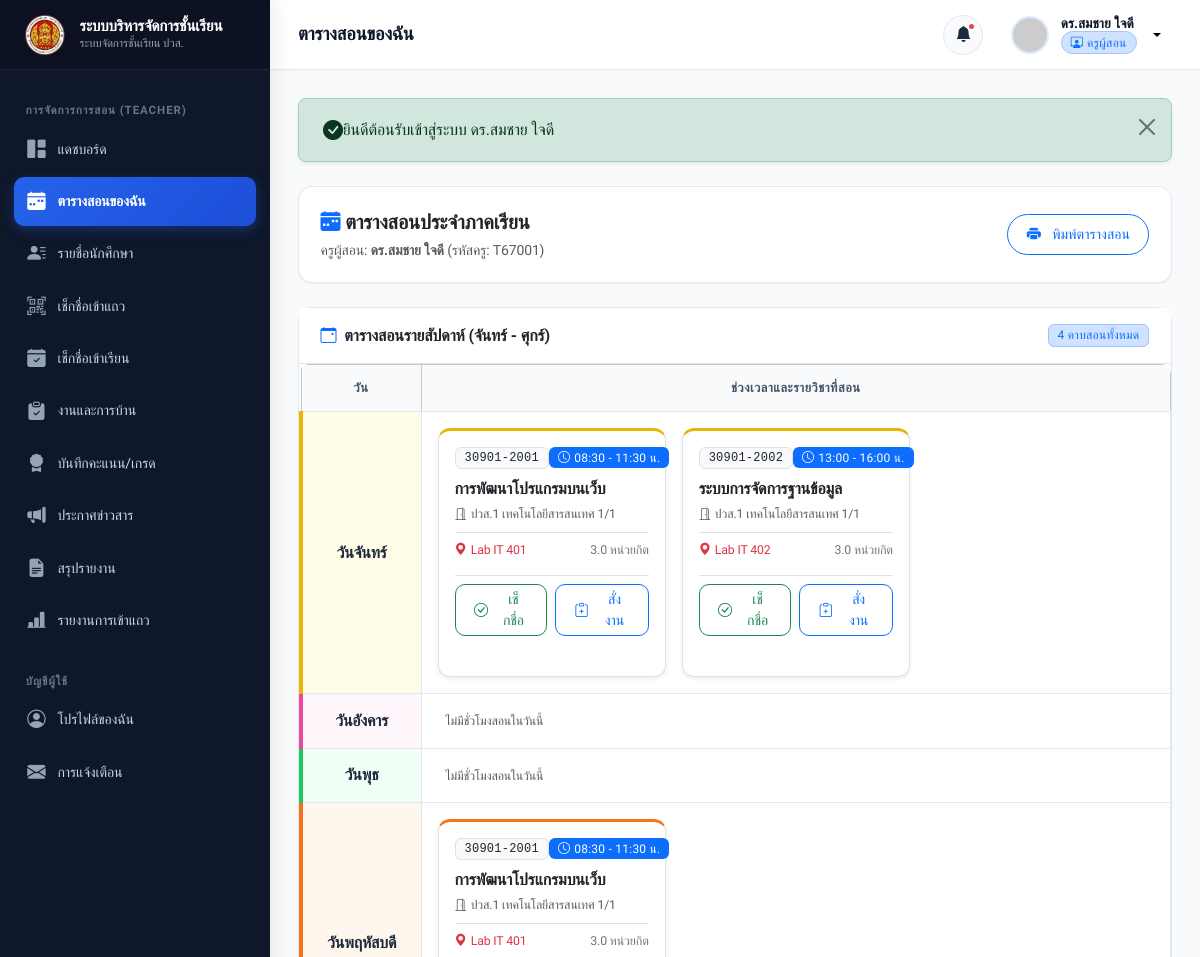
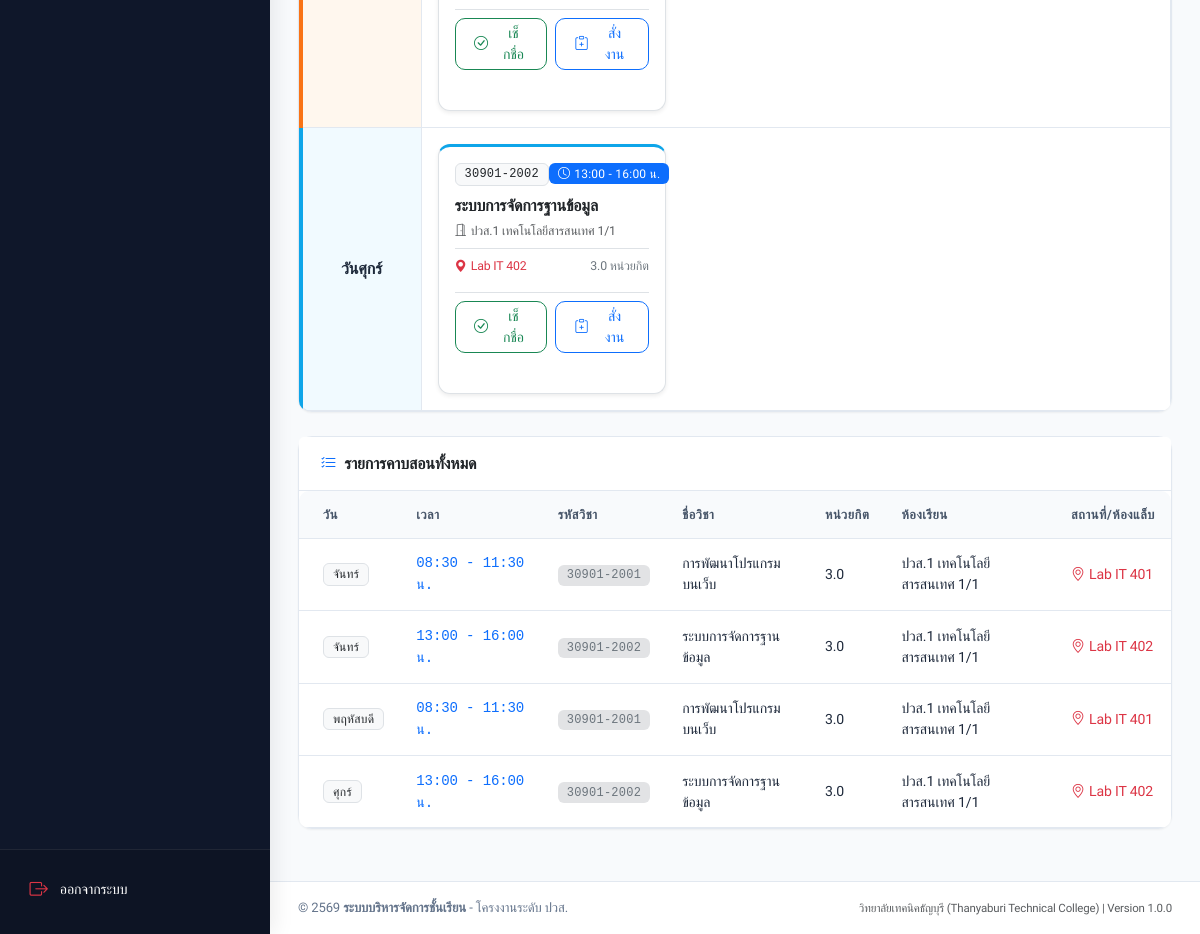
The page /teacher/schedule.php (signed in) on the database its author committed (2 pictures, top to bottom).
### tables this page shows
CREATE TABLE `schedules` (
  `id` INT AUTO_INCREMENT PRIMARY KEY,
  `subject_id` INT NOT NULL,
  `classroom_id` INT NOT NULL,
  `day_of_week` TINYINT NOT NULL COMMENT '1=จันทร์, 2=อังคาร, 3=พุธ, 4=พฤหัสบดี, 5=ศุกร์',
  `start_time` TIME NOT NULL,
  `end_time` TIME NOT NULL,
  `room_number` VARCHAR(50) NOT NULL,
  `created_at` DATETIME NOT NULL DEFAULT CURRENT_TIMESTAMP,
  `updated_at` DATETIME NOT NULL DEFAULT CURRENT_TIMESTAMP ON UPDATE CURRENT_TIMESTAMP,
  CONSTRAINT `fk_schedules_subject` FOREIGN KEY (`subject_id`) REFERENCES `subjects` (`id`) ON DELETE CASCADE,
  CONSTRAINT `fk_schedules_classroom` FOREIGN KEY (`classroom_id`) REFERENCES `classrooms` (`id`) ON DELETE CASCADE,
  INDEX `idx_schedules_day` (`day_of_week`)
);

CREATE TABLE `subjects` (
  `id` INT AUTO_INCREMENT PRIMARY KEY,
  `subject_code` VARCHAR(20) NOT NULL,
  `name_th` VARCHAR(100) NOT NULL,
  `name_en` VARCHAR(100) DEFAULT NULL,
  `credits` DECIMAL(3,1) NOT NULL DEFAULT 3.0,
  `description` TEXT DEFAULT NULL,
  `teacher_id` INT NOT NULL,
  `classroom_id` INT NOT NULL,
  `term` VARCHAR(10) NOT NULL DEFAULT '1',
  `academic_year` VARCHAR(10) NOT NULL DEFAULT '2567',
  `created_at` DATETIME NOT NULL DEFAULT CURRENT_TIMESTAMP,
  `updated_at` DATETIME NOT NULL DEFAULT CURRENT_TIMESTAMP ON UPDATE CURRENT_TIMESTAMP,
  CONSTRAINT `fk_subjects_teacher` FOREIGN KEY (`teacher_id`) REFERENCES `teachers` (`id`) ON DELETE CASCADE,
  CONSTRAINT `fk_subjects_classroom` FOREIGN KEY (`classroom_id`) REFERENCES `classrooms` (`id`) ON DELETE CASCADE,
  INDEX `idx_subjects_code` (`subject_code`)
);

CREATE TABLE `classrooms` (
  `id` INT AUTO_INCREMENT PRIMARY KEY,
  `name` VARCHAR(100) NOT NULL,
  `level` VARCHAR(20) NOT NULL,
  `department` VARCHAR(100) NOT NULL DEFAULT 'แผนกวิชาเทคโนโลยีสารสนเทศ',
  `academic_year` VARCHAR(10) NOT NULL DEFAULT '2567',
  `homeroom_teacher_id` INT DEFAULT NULL,
  `description` VARCHAR(255) DEFAULT NULL,
  `created_at` DATETIME NOT NULL DEFAULT CURRENT_TIMESTAMP,
  `updated_at` DATETIME NOT NULL DEFAULT CURRENT_TIMESTAMP ON UPDATE CURRENT_TIMESTAMP
);

### includes/auth.php (called while the page is built, shortened)
<?php
function isLoggedIn(): bool {
    return isset($_SESSION['user_id']) && !empty($_SESSION['user_id']);
}
function getCurrentUser(): ?array {
    return [
        'id'        => $_SESSION['user_id'] ?? null,
        'username'  => $_SESSION['username'] ?? '',
        'full_name' => $_SESSION['full_name'] ?? '',
        'email'     => $_SESSION['email'] ?? '',
        'role'      => $_SESSION['role'] ?? '',
        'avatar'    => $_SESSION['avatar'] ?? null,
        'role_id'   => $_SESSION['role_id'] ?? null,
        'classroom_id' => $_SESSION['classroom_id'] ?? null,
        'code'      => $_SESSION['user_code'] ?? ''
    ];
}

### teacher/schedule.php (the view, shortened to what this page needs)
<?php
require_once __DIR__ . '/../includes/auth.php';
require_once __DIR__ . '/../includes/functions.php';
$currentUser = getCurrentUser();
$teacherId = $currentUser['role_id'] ?? 0;
try {
    $stmt = $pdo->prepare("
        SELECT sc.*, s.subject_code, s.name_th as subject_name, s.credits,
               c.name as classroom_name, c.level
        FROM schedules sc
        JOIN subjects s ON sc.subject_id = s.id
        JOIN classrooms c ON sc.classroom_id = c.id
        WHERE s.teacher_id = ?
        ORDER BY sc.day_of_week ASC, sc.start_time ASC
    ");
    $stmt->execute([$teacherId]);
    $schedules = $stmt->fetchAll();
} catch (PDOException $e) {
    $dbError = $e->getMessage();
    $schedules = [];
}
$schedulesByDay = [1 => [], 2 => [], 3 => [], 4 => [], 5 => []];
foreach ($schedules as $item) {
    $day = (int)$item['day_of_week'];
    if (isset($schedulesByDay[$day])) {
        $schedulesByDay[$day][] = $item;
    }
}
require_once __DIR__ . '/../includes/header.php';
require_once __DIR__ . '/../includes/sidebar.php';
require_once __DIR__ . '/../includes/navbar.php';
?>
<div class="card mb-4 no-print">
    <div class="card-body">
        <div class="d-flex flex-column flex-md-row justify-content-between align-items-start align-items-md-center gap-3">
            <div>
                <h5 class="card-title mb-1"><i class="bi bi-calendar-week-fill text-primary"></i> ตารางสอนประจำภาคเรียน</h5>
                <p class="text-muted small mb-0">ครูผู้สอน: <strong><?= htmlspecialchars($currentUser['full_name']) ?></strong> (รหัสครู: <?= htmlspecialchars($currentUser['code']) ?>)</p>
            </div>
            <div>
                <button type="button" class="btn btn-outline-primary btn-sm rounded-pill" onclick="window.print()">
                    <i class="bi bi-printer-fill me-1"></i> พิมพ์ตารางสอน
                </button>
            </div>
        </div>
    </div>
</div>
<div class="card mb-4">
    <div class="card-header bg-white py-3 d-flex justify-content-between align-items-center">
        <h6 class="fw-bold mb-0 text-dark">
            <i class="bi bi-calendar-event text-primary me-1"></i> ตารางสอนรายสัปดาห์ (จันทร์ - ศุกร์)
        </h6>
        <span class="badge bg-primary-subtle text-primary border border-primary-subtle">
            <?= count($schedules) ?> คาบสอนทั้งหมด
        </span>
    </div>
    <div class="card-body p-0">
        <div class="table-responsive">
            <table class="table table-bordered align-middle mb-0 text-center">
                <thead class="table-light">
                    <tr>
                        <th style="width: 120px;">วัน</th>
                        <th>ช่วงเวลาและรายวิชาที่สอน</th>
                    </tr>
                </thead>
                <tbody>
                    <?php
                    $days = [
                        1 => ['name' => 'วันจันทร์', 'color' => '#fef08a', 'border' => '#eab308'],
                        2 => ['name' => 'วันอังคาร', 'color' => '#fbcfe8', 'border' => '#ec4899'],
                        3 => ['name' => 'วันพุธ', 'color' => '#bbf7d0', 'border' => '#22c55e'],
                        4 => ['name' => 'วันพฤหัสบดี', 'color' => '#fed7aa', 'border' => '#f97316'],
                        5 => ['name' => 'วันศุกร์', 'color' => '#bae6fd', 'border' => '#0ea5e9']
                    ];
                    foreach ($days as $dayNum => $dayInfo):
                        $dayItems = $schedulesByDay[$dayNum] ?? [];
                    ?>
                        <tr>
                            <td class="fw-bold" style="background-color: <?= $dayInfo['color'] ?>33; border-left: 4px solid <?= $dayInfo['border'] ?>;">
                                <div class="fs-6"><?= $dayInfo['name'] ?></div>
                            </td>
                            <td class="p-3 text-start">
                                <?php if (empty($dayItems)): ?>
                                    <span class="text-muted small italic ps-2">ไม่มีชั่วโมงสอนในวันนี้</span>
                                <?php else: ?>
                                    <div class="row g-3">
                                        <?php foreach ($dayItems as $item): ?>
                                            <div class="col-md-6 col-xl-4">
                                                <div class="card h-100 border shadow-sm p-3" style="border-radius: 0.75rem; border-top: 3px solid <?= $dayInfo['border'] ?> !important;">
                                                    <div class="d-flex justify-content-between align-items-start mb-2">
                                                        <span class="badge bg-light text-dark border font-monospace"><?= htmlspecialchars($item['subject_code']) ?></span>
                                                        <span class="badge bg-primary text-white">
                                                            <i class="bi bi-clock me-1"></i><?= date('H:i', strtotime($item['start_time'])) ?> - <?= date('H:i', strtotime($item['end_time'])) ?> น.
                                                        </span>
                                                    </div>
                                                    <div class="fw-bold text-dark fs-6 mb-1">
                                                        <?= htmlspecialchars($item['subject_name']) ?>
                                                    </div>
                                                    <div class="small text-muted mb-2">
                                                        <i class="bi bi-door-open me-1"></i><?= htmlspecialchars($item['classroom_name']) ?>
                                                    </div>
                                                    <div class="d-flex justify-content-between align-items-center pt-2 border-top small">
                                                        <span class="text-danger fw-medium"><i class="bi bi-geo-alt-fill me-1"></i><?= htmlspecialchars($item['room_number']) ?></span>
                                                        <span class="text-secondary"><?= $item['credits'] ?> หน่วยกิต</span>
                                                    </div>
                                                    <div class="mt-3 pt-2 border-top d-flex gap-2">
                                                        <a href="<?= BASE_URL ?>teacher/attendance.php" class="btn btn-sm btn-outline-success flex-fill py-1">
                                                            <i class="bi bi-check-circle me-1"></i> เช็กชื่อ
                                                        </a>
                                                        <a href="<?= BASE_URL ?>teacher/assignments.php" class="btn btn-sm btn-outline-primary flex-fill py-1">
                                                            <i class="bi bi-clipboard-plus me-1"></i> สั่งงาน
                                                        </a>
                                                    </div>
                                                </div>
                                            </div>
                                        <?php endforeach; ?>
                                    </div>
                                <?php endif; ?>
                            </td>
                        </tr>
                    <?php endforeach; ?>
                </tbody>
            </table>
        </div>
    </div>
</div>
<div class="card">
    <div class="card-header bg-white py-3">
        <h6 class="fw-bold mb-0 text-dark">
            <i class="bi bi-list-check text-primary me-1"></i> รายการคาบสอนทั้งหมด
        </h6>
    </div>
    <div class="card-body p-0">
        <div class="table-responsive">
            <table class="table table-hover align-middle mb-0">
                <thead class="table-light">
                    <tr>
                        <th class="ps-4">วัน</th>
                        <th>เวลา</th>
                        <th>รหัสวิชา</th>
                        <th>ชื่อวิชา</th>
                        <th>หน่วยกิต</th>
                        <th>ห้องเรียน</th>
                        <th>สถานที่/ห้องแล็บ</th>
                    </tr>
                </thead>
                <tbody>
                    <?php if (empty($schedules)): ?>
                        <tr><td colspan="7" class="text-center py-4 text-muted">ไม่มีข้อมูลตารางสอน</td></tr>
                    <?php else: ?>
                        <?php foreach ($schedules as $s): ?>
                            <tr>
                                <td class="ps-4 fw-semibold">
                                    <span class="badge bg-light text-dark border"><?= getDayThaiName((int)$s['day_of_week']) ?></span>
                                </td>
                                <td>
                                    <span class="text-primary font-monospace fw-medium">
                                        <?= date('H:i', strtotime($s['start_time'])) ?> - <?= date('H:i', strtotime($s['end_time'])) ?> น.
                                    </span>
                                </td>
                                <td><span class="badge bg-secondary-subtle text-secondary font-monospace"><?= htmlspecialchars($s['subject_code']) ?></span></td>
                                <td class="fw-medium"><?= htmlspecialchars($s['subject_name']) ?></td>
                                <td><?= $s['credits'] ?></td>
                                <td><?= htmlspecialchars($s['classroom_name']) ?></td>
                                <td><span class="text-danger fw-medium"><i class="bi bi-geo-alt me-1"></i><?= htmlspecialchars($s['room_number']) ?></span></td>
                            </tr>
                        <?php endforeach; ?>
                    <?php endif; ?>
                </tbody>
            </table>
        </div>
    </div>
</div>
<?php
require_once __DIR__ . '/../includes/footer.php';
?>

### assets/css/style.css (style rules this page uses)
:root { --primary: #1e40af; --primary-hover: #1d4ed8; --primary-light: #eff6ff; --primary-rgb: 30, 64, 175; --secondary: #475569; --accent: #3b82f6; --accent-light: #dbeafe; --success: #10b981; --success-light: #ecfdf5; --warning: #f59e0b; --warning-light: #fffbeb; --danger: #ef4444; --danger-light: #fef2f2; --info: #06b6d4; --info-light: #ecfeff; --dark: #0f172a; --dark-surface: #1e293b; --light-bg: #f8fafc; --card-bg: #ffffff; --border-color: #e2e8f0; --border-focus: #93c5fd; --text-main: #1e293b; --text-muted: #64748b; --text-light: #94a3b8; --sidebar-width: 270px; --topbar-height: 70px; --radius-sm: 0.375rem; --radius-md: 0.625rem; --radius-lg: 0.875rem; --radius-xl: 1.25rem; --shadow-sm: 0 1px 2px 0 rgb(0 0 0 / 0.05); --shadow-md: 0 4px 6px -1px rgb(0 0 0 / 0.07), 0 2px 4px -2px rgb(0 0 0 / 0.05); --shadow-lg: 0 10px 15px -3px rgb(0 0 0 / 0.08), 0 4px 6px -4px rgb(0 0 0 / 0.04); --shadow-xl: 0 20px 25px -5px rgb(0 0 0 / 0.1), 0 8px 10px -6px rgb(0 0 0 / 0.05); --transition: all 0.2s cubic-bezier(0.4, 0, 0.2, 1); }
* { box-sizing: border-box; }
body { font-family: 'Prompt', -apple-system, BlinkMacSystemFont, 'Segoe UI', Roboto, sans-serif; background-color: var(--light-bg); color: var(--text-main); min-height: 100vh; margin: 0; display: flex; flex-direction: column; overflow-x: hidden; letter-spacing: -0.01em; }
h1, h2, h3, h4, h5, h6 { color: var(--dark); font-weight: 600; line-height: 1.35; }
a { color: var(--primary); text-decoration: none; transition: var(--transition); }
.card { background-color: var(--card-bg); border: 1px solid var(--border-color); border-radius: var(--radius-lg); box-shadow: var(--shadow-sm); transition: var(--transition); margin-bottom: 1.5rem; }
.card-header { background-color: transparent; border-bottom: 1px solid var(--border-color); padding: 1.15rem 1.35rem; display: flex; align-items: center; justify-content: space-between; font-weight: 600; }
.card-body { padding: 1.35rem; }
.btn { font-family: inherit; font-weight: 500; padding: 0.55rem 1.15rem; border-radius: var(--radius-md); transition: var(--transition); display: inline-flex; align-items: center; justify-content: center; gap: 0.45rem; font-size: 0.88rem; }
.table-responsive { border-radius: var(--radius-md); overflow-x: auto; }
.table { width: 100%; margin-bottom: 0; vertical-align: middle; border-color: var(--border-color); }
.table th { background-color: #f8fafc; color: var(--secondary); font-size: 0.8rem; font-weight: 600; text-transform: uppercase; letter-spacing: 0.04em; padding: 0.85rem 1rem; border-bottom: 1px solid var(--border-color); white-space: nowrap; }
.table td { padding: 0.85rem 1rem; font-size: 0.88rem; color: var(--text-main); border-bottom: 1px solid var(--border-color); }
.badge { font-weight: 500; font-size: 0.75rem; padding: 0.35em 0.75em; letter-spacing: 0.02em; }

### rows shown on the page
schedules: subject.subject_code "30901-2001", start_time "08:30", end_time "11:30", subject.name_th "การพัฒนาโปรแกรมบนเว็บ", classroom.name "ปวส.1 เทคโนโลยีสารสนเทศ 1/1", room_number "Lab IT 401", subject.credits "3.0", day_of_week "จันทร์"
schedules: subject.subject_code "30901-2002", start_time "13:00", end_time "16:00", subject.name_th "ระบบการจัดการฐานข้อมูล", classroom.name "ปวส.1 เทคโนโลยีสารสนเทศ 1/1", room_number "Lab IT 402", subject.credits "3.0", day_of_week "จันทร์"
schedules: subject.subject_code "30901-2001", start_time "08:30", end_time "11:30", subject.name_th "การพัฒนาโปรแกรมบนเว็บ", classroom.name "ปวส.1 เทคโนโลยีสารสนเทศ 1/1", room_number "Lab IT 401", subject.credits "3.0", day_of_week "พฤหัสบดี"
schedules: subject.subject_code "30901-2002", start_time "13:00", end_time "16:00", subject.name_th "ระบบการจัดการฐานข้อมูล", classroom.name "ปวส.1 เทคโนโลยีสารสนเทศ 1/1", room_number "Lab IT 402", subject.credits "3.0", day_of_week "ศุกร์"

### other values the page prints
APP_NAME "ระบบบริหารจัดการชั้นเรียน"
$pageTitle "ตารางสอนของฉัน"
$currentUser['full_name'] "ดร.สมชาย ใจดี"
$msg "ยินดีต้อนรับเข้าสู่ระบบ ดร.สมชาย ใจดี"
$currentUser['code'] "T67001"
count($schedules) "4"
$dayInfo['name'] "วันจันทร์"
$dayInfo['name'] "วันอังคาร"
$dayInfo['name'] "วันพุธ"
$dayInfo['name'] "วันพฤหัสบดี"
$dayInfo['name'] "วันศุกร์"
APP_SUBTITLE "วิทยาลัยเทคนิคธัญบุรี (Thanyaburi Technical College)"
APP_VERSION "1.0.0"
